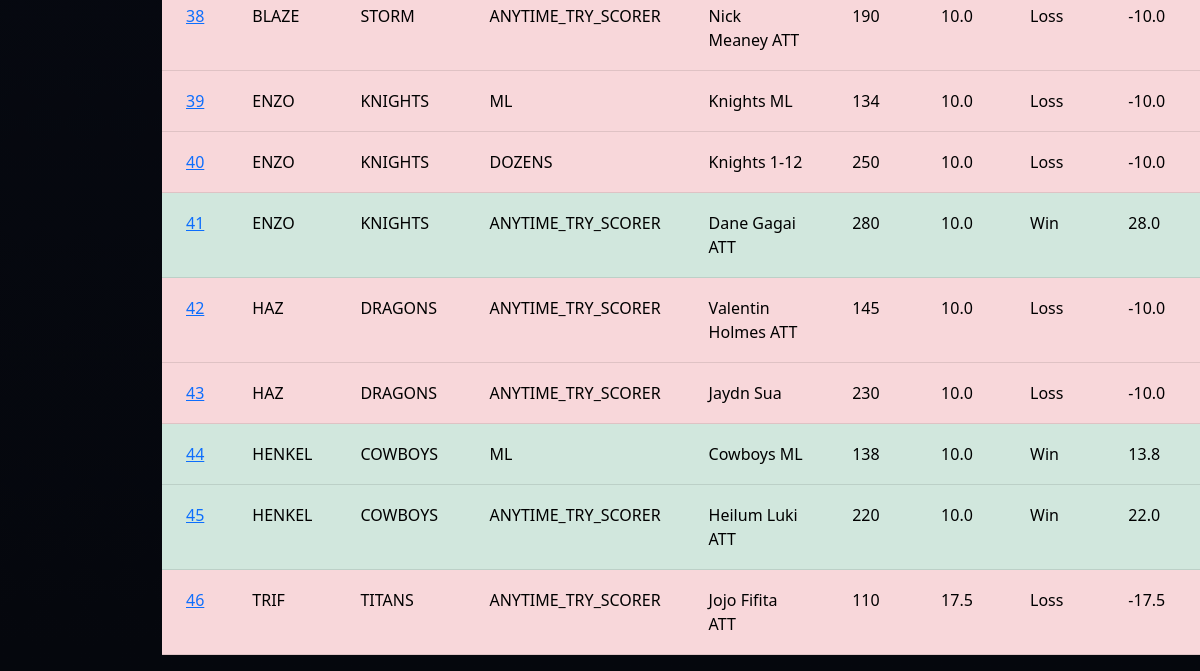
The app's page /transactions (lower part), older data.
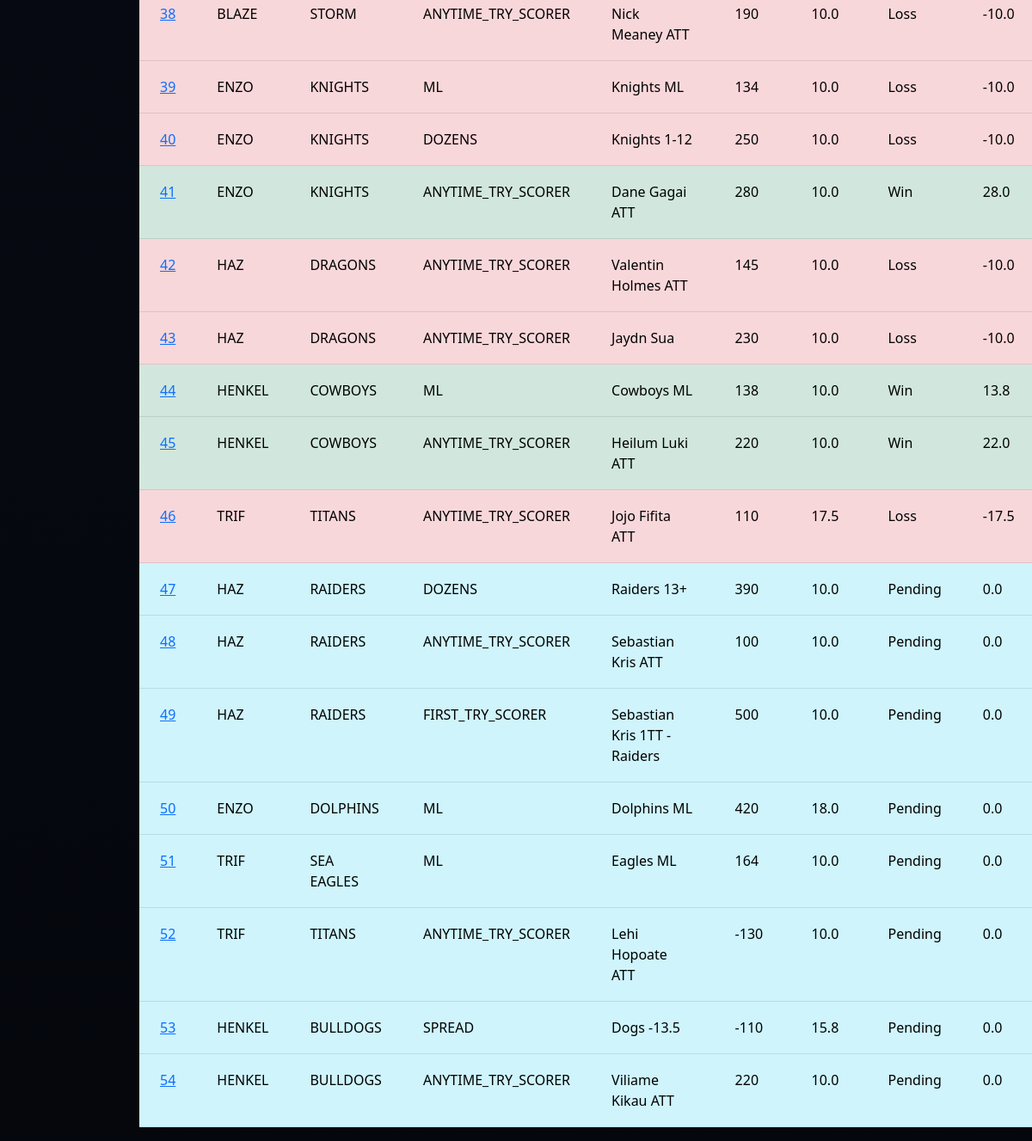
The same page, newer data.
### tables this page shows
CREATE TABLE Transactions (
                            ID INTEGER PRIMARY KEY AUTOINCREMENT,
                            PlayerID INTEGER,
                            Team TEXT,
                            BetType TEXT,
                            Description TEXT,
                            Odds INTEGER,
                            AmountBet REAL,
                            Status TEXT,
                            AmountWon REAL,
                            FOREIGN KEY(PlayerID) REFERENCES Players(ID)
                        );

CREATE TABLE Players (
                        ID INTEGER PRIMARY KEY AUTOINCREMENT,
                        Name TEXT,
                        BetsPlaced INTEGER,
                        SuccessRate REAL,
                        Bank REAL
                    );

### app.py (the view)
@app.route("/transactions")
def transactions():
    db = get_db(DB)
    data = db.execute("""
        SELECT Transactions.*, Players.Name
        FROM Transactions
        JOIN Players ON Players.ID = Transactions.PlayerID
    """).fetchall()
    return render_template("transactions.html", transactions=data)

### app.py (called while the page is built)
def get_db(DB):
    try:
        db = sqlite3.connect(DB)
        return db
    except sqlite3.Error as e:
        print(f"Error opening database: {e}")
        return None

### templates/transactions.html (shortened to what this page needs)
{% extends "base.html" %}
{% block content %}
<table class="table transaction-table">
    {% for p in transactions %}
    {% if p[7] == "Win" %}
    <tr class="table-success">
    {% elif p[7] == "Loss" %}
    <tr class="table-danger">
    {% elif p[7] == "Pending" %}
    <tr class="table-info">
    {% else %}
    <tr class="table-primary">
    {% endif %}
        <td>
            <a href="{{ url_for('player', id=p[0]) }}">
                {{ p[0] }}
            </a>
        </td>
        <td>{{ p[9] }}</td>
        <td>{{ p[2] }}</td>
        <td>{{ p[3] }}</td>
        <td>{{ p[4] }}</td>
        <td>{{ p[5] }}</td>
        <td>{{ p[6] }}</td>
        <td>{{ p[7] }}</td>
        <td>{{ p[8] }}</td>
    </tr>
    {% endfor %}
</table>
{% endblock %}

Row changes from the older to the newer data that the page shows:
added Transactions: ID "47", Name "HAZ", Team "RAIDERS", BetType "DOZENS", Description "Raiders 13+", Odds "390", AmountBet "10.0", Status "Pending", AmountWon "0.0"
added Transactions: ID "48", Name "HAZ", Team "RAIDERS", BetType "ANYTIME_TRY_SCORER", Description "Sebastian Kris ATT", Odds "100", AmountBet "10.0", Status "Pending", AmountWon "0.0"
added Transactions: ID "49", Name "HAZ", Team "RAIDERS", BetType "FIRST_TRY_SCORER", Description "Sebastian Kris 1TT - Raiders", Odds "500", AmountBet "10.0", Status "Pending", AmountWon "0.0"
added Transactions: ID "50", Name "ENZO", Team "DOLPHINS", BetType "ML", Description "Dolphins ML", Odds "420", AmountBet "18.0", Status "Pending", AmountWon "0.0"
added Transactions: ID "51", Name "TRIF", Team "SEA EAGLES", BetType "ML", Description "Eagles ML", Odds "164", AmountBet "10.0", Status "Pending", AmountWon "0.0"
added Transactions: ID "52", Name "TRIF", Team "TITANS", BetType "ANYTIME_TRY_SCORER", Description "Lehi Hopoate ATT", Odds "-130", AmountBet "10.0", Status "Pending", AmountWon "0.0"
added Transactions: ID "53", Name "HENKEL", Team "BULLDOGS", BetType "SPREAD", Description "Dogs -13.5", Odds "-110", AmountBet "15.8", Status "Pending", AmountWon "0.0"
added Transactions: ID "54", Name "HENKEL", Team "BULLDOGS", BetType "ANYTIME_TRY_SCORER", Description "Viliame Kikau ATT", Odds "220", AmountBet "10.0", Status "Pending", AmountWon "0.0"
